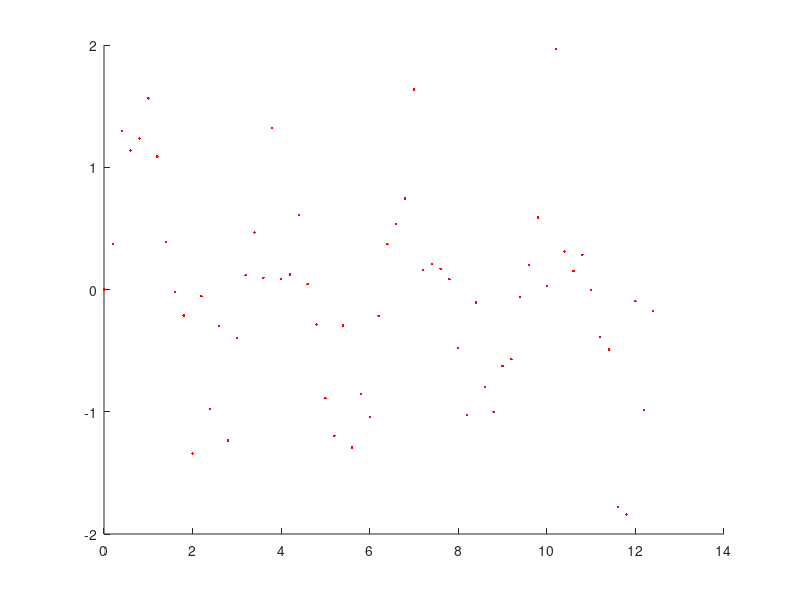

This chart was generated by the following MATLAB code: (Note: this script raises an error after producing the figure.)
%Final Project
%Maxwell Greene
%% VARIABLE DEFINITION

global sData;
sData = csvread('sData.csv');

%% PLOT INITIAL DATA
%Initial data plot of data
figure('Name','Plot of data'); hold on;
plot(sData(:,1),sData(:,2),'.r');

%% GET USER INPUT FOR DEGREE AND GUESSES

guessbool = input('Would you like to make a guess?  (1/0)');
if guessbool == true
    
    A(1) = input('Guess for amplitude of sin:  ');
    A(2) = input('Guess for period of sin:  ');    
    A(3) = input('Guess for phase shift of sin:  ');
    
    [error,value] = SinEval(sData,A);
    disp(['Error for guess: ',num2str(error)]);

    figure('Name',['Plot of evaluation of guesses:',num2str(A(1)),'sin(',num2str(A(2)),'t+',num2str(A(3)),')']);
    plot(sData(:,1),sData(:,2),'ob'); hold on;
    plot(sData(:,1),value);
end

%% CALCULATE OPTIMIZED VALUES

x0 = [0,2,0];
optInputs = fminsearch(@SinError,x0);
[optError,optValue] = SinEval(sData,optInputs);
disp(['Error for optimization: ',num2str(optError)]);

%Display optimum values
disp('Your optimum values were:');
disp(['Amplitude   = ',  num2str(optInputs(1))]);
disp(['Period      = ',     num2str(optInputs(2))]);
disp(['Phase Shift = ',num2str(optInputs(3))]);

figure('Name',['Plot of evaluation of guesses:',num2str(optInputs(1)),'sin(',num2str(optInputs(2)),'t+',num2str(optInputs(3)),')']);
plot(sData(:,1),sData(:,2),'ob'); hold on;
plot(sData(:,1),optValue,'--b','LineWidth',3);
plot(sData(:,1),optInputs(1).*sin(optInputs(2).*(sData(:,1)+optInputs(3))));
